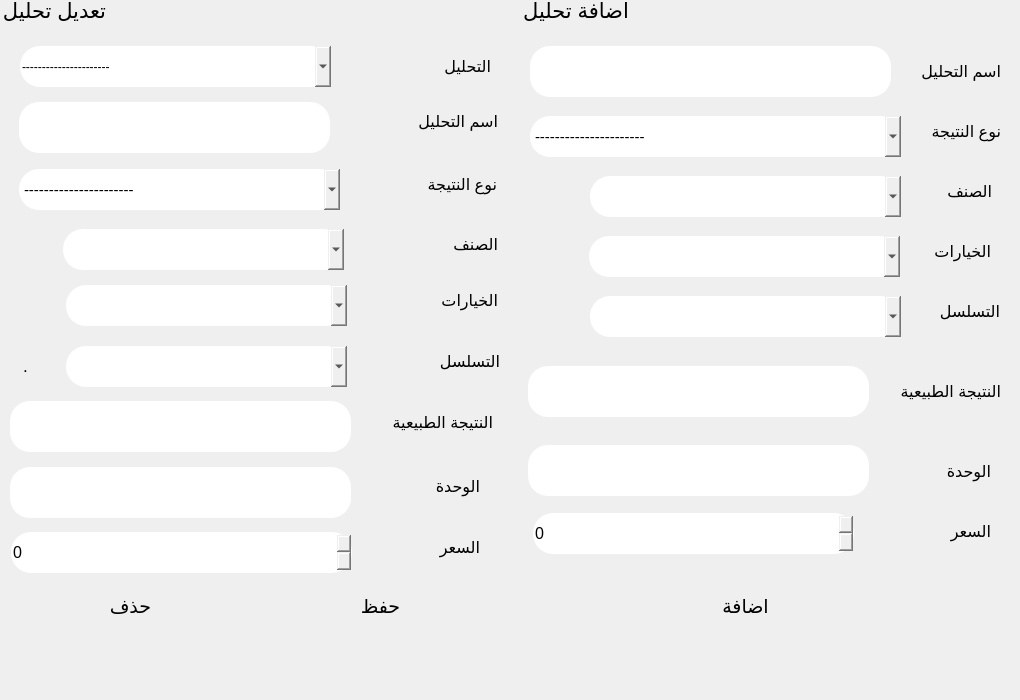
      <widget class="QWidget" name="tab_9">
       <attribute name="title">
        <string>اضافة تحليل</string>
       </attribute>
       <widget class="QGroupBox" name="groupBox_4">
        <property name="geometry">
         <rect>
          <x>520</x>
          <y>-4</y>
          <width>491</width>
          <height>671</height>
         </rect>
        </property>
        <property name="font">
         <font>
          <family>Segoe UI</family>
          <pointsize>16</pointsize>
          <weight>50</weight>
          <bold>false</bold>
         </font>
        </property>
        <property name="styleSheet">
         <string notr="true">border-radius:20px;</string>
        </property>
        <property name="title">
         <string>اضافة تحليل</string>
        </property>
        <property name="checkable">
         <bool>false</bool>
        </property>
        <widget class="QLabel" name="label_45">
         <property name="geometry">
          <rect>
           <x>380</x>
           <y>50</y>
           <width>101</width>
           <height>51</height>
          </rect>
         </property>
         <property name="font">
          <font>
           <family>Segoe UI</family>
           <pointsize>12</pointsize>
           <weight>50</weight>
           <bold>false</bold>
          </font>
         </property>
         <property name="text">
          <string>اسم التحليل</string>
         </property>
        </widget>
        <widget class="QLineEdit" name="lineEdit_28">
         <property name="geometry">
          <rect>
           <x>10</x>
           <y>50</y>
           <width>361</width>
           <height>51</height>
          </rect>
         </property>
         <property name="font">
          <font>
           <family>Segoe UI</family>
           <pointsize>11</pointsize>
          </font>
         </property>
        </widget>
        <widget class="QLabel" name="label_46">
         <property name="geometry">
          <rect>
           <x>350</x>
           <y>370</y>
           <width>131</width>
           <height>51</height>
          </rect>
         </property>
         <property name="font">
          <font>
           <family>Segoe UI</family>
           <pointsize>12</pointsize>
           <weight>50</weight>
           <bold>false</bold>
          </font>
         </property>
         <property name="text">
          <string>النتيجة الطبيعية</string>
         </property>
        </widget>
        <widget class="QLabel" name="label_48">
         <property name="geometry">
          <rect>
           <x>360</x>
           <y>510</y>
           <width>111</width>
           <height>51</height>
          </rect>
         </property>
         <property name="font">
          <font>
           <family>Segoe UI</family>
           <pointsize>12</pointsize>
           <weight>50</weight>
           <bold>false</bold>
          </font>
         </property>
         <property name="text">
          <string>السعر</string>
         </property>
        </widget>
        <widget class="QPushButton" name="pushButton_26">
         <property name="geometry">
          <rect>
           <x>40</x>
           <y>585</y>
           <width>371</width>
           <height>51</height>
          </rect>
         </property>
         <property name="font">
          <font>
           <family>Segoe UI</family>
           <pointsize>14</pointsize>
          </font>
         </property>
         <property name="cursor">
          <cursorShape>PointingHandCursor</cursorShape>
         </property>
         <property name="layoutDirection">
          <enum>Qt::LeftToRight</enum>
         </property>
         <property name="text">
          <string>اضافة</string>
         </property>
         <property name="icon">
          <iconset resource="icons.qrc">
           <normaloff>:/icons8-add-new-100.png</normaloff>:/icons8-add-new-100.png</iconset>
         </property>
         <property name="iconSize">
          <size>
           <width>53</width>
           <height>53</height>
          </size>
         </property>
        </widget>
        <widget class="QLabel" name="label_56">
         <property name="geometry">
          <rect>
           <x>390</x>
           <y>110</y>
           <width>91</width>
           <height>51</height>
          </rect>
         </property>
         <property name="font">
          <font>
           <family>Segoe UI</family>
           <pointsize>12</pointsize>
           <weight>50</weight>
           <bold>false</bold>
          </font>
         </property>
         <property name="text">
          <string>نوع النتيجة</string>
         </property>
        </widget>
        <widget class="QComboBox" name="comboBox_22">
         <property name="geometry">
          <rect>
           <x>10</x>
           <y>120</y>
           <width>371</width>
           <height>41</height>
          </rect>
         </property>
         <property name="font">
          <font>
           <family>Segoe UI</family>
           <pointsize>11</pointsize>
          </font>
         </property>
         <item>
          <property name="text">
           <string>----------------------</string>
          </property>
         </item>
         <item>
          <property name="text">
           <string>حقل كتابة</string>
          </property>
         </item>
         <item>
          <property name="text">
           <string>خيارات</string>
          </property>
         </item>
         <item>
          <property name="text">
           <string>خيارات مع تعديل</string>
          </property>
         </item>
         <item>
          <property name="text">
           <string>عدد</string>
          </property>
         </item>
        </widget>
        <widget class="QLabel" name="label_58">
         <property name="geometry">
          <rect>
           <x>361</x>
           <y>170</y>
           <width>111</width>
           <height>51</height>
          </rect>
         </property>
         <property name="font">
          <font>
           <family>Segoe UI</family>
           <pointsize>12</pointsize>
           <weight>50</weight>
           <bold>false</bold>
          </font>
         </property>
         <property name="text">
          <string>الصنف</string>
         </property>
        </widget>
        <widget class="QComboBox" name="comboBox_23">
         <property name="enabled">
          <bool>true</bool>
         </property>
         <property name="geometry">
          <rect>
           <x>70</x>
           <y>180</y>
           <width>311</width>
           <height>41</height>
          </rect>
         </property>
         <property name="font">
          <font>
           <family>Segoe UI</family>
           <pointsize>11</pointsize>
          </font>
         </property>
         <property name="editable">
          <bool>false</bool>
         </property>
        </widget>
        <widget class="QLabel" name="label_47">
         <property name="geometry">
          <rect>
           <x>370</x>
           <y>450</y>
           <width>101</width>
           <height>51</height>
          </rect>
         </property>
         <property name="font">
          <font>
           <family>Segoe UI</family>
           <pointsize>12</pointsize>
           <weight>50</weight>
           <bold>false</bold>
          </font>
         </property>
         <property name="text">
          <string>الوحدة</string>
         </property>
        </widget>
        <widget class="QSpinBox" name="spinBox_5">
         <property name="geometry">
          <rect>
           <x>13</x>
           <y>517</y>
           <width>321</width>
           <height>41</height>
          </rect>
         </property>
         <property name="font">
          <font>
           <family>Segoe UI</family>
           <pointsize>12</pointsize>
          </font>
         </property>
         <property name="styleSheet">
          <string notr="true">border-radius:20px</string>
         </property>
        </widget>
        <widget class="QLabel" name="label_61">
         <property name="geometry">
          <rect>
           <x>360</x>
           <y>230</y>
           <width>111</width>
           <height>51</height>
          </rect>
         </property>
         <property name="font">
          <font>
           <family>Segoe UI</family>
           <pointsize>12</pointsize>
           <weight>50</weight>
           <bold>false</bold>
          </font>
         </property>
         <property name="text">
          <string>الخيارات</string>
         </property>
        </widget>
        <widget class="QComboBox" name="comboBox_11">
         <property name="enabled">
          <bool>true</bool>
         </property>
         <property name="geometry">
          <rect>
           <x>69</x>
           <y>240</y>
           <width>311</width>
           <height>41</height>
          </rect>
         </property>
         <property name="font">
          <font>
           <family>Segoe UI</family>
           <pointsize>11</pointsize>
          </font>
         </property>
         <property name="editable">
          <bool>false</bool>
         </property>
        </widget>
        <widget class="QPushButton" name="pushButton_39">
         <property name="enabled">
          <bool>true</bool>
         </property>
         <property name="geometry">
          <rect>
           <x>3</x>
           <y>236</y>
           <width>51</width>
           <height>51</height>
          </rect>
         </property>
         <property name="font">
          <font>
           <family>Segoe UI</family>
           <pointsize>13</pointsize>
          </font>
         </property>
         <property name="cursor">
          <cursorShape>PointingHandCursor</cursorShape>
         </property>
         <property name="styleSheet">
          <string notr="true"/>
         </property>
         <property name="text">
          <string/>
         </property>
         <property name="icon">
          <iconset resource="icons.qrc">
           <normaloff>:/go-back-arrow.png</normaloff>:/go-back-arrow.png</iconset>
         </property>
         <property name="iconSize">
          <size>
           <width>30</width>
           <height>30</height>
          </size>
         </property>
        </widget>
        <widget class="QPushButton" name="pushButton_46">
         <property name="enabled">
          <bool>true</bool>
         </property>
         <property name="geometry">
          <rect>
           <x>3</x>
           <y>173</y>
           <width>51</width>
           <height>51</height>
          </rect>
         </property>
         <property name="font">
          <font>
           <family>Segoe UI</family>
           <pointsize>13</pointsize>
          </font>
         </property>
         <property name="cursor">
          <cursorShape>PointingHandCursor</cursorShape>
         </property>
         <property name="styleSheet">
          <string notr="true"/>
         </property>
         <property name="text">
          <string/>
         </property>
         <property name="icon">
          <iconset resource="icons.qrc">
           <normaloff>:/go-back-arrow.png</normaloff>:/go-back-arrow.png</iconset>
         </property>
         <property name="iconSize">
          <size>
           <width>30</width>
           <height>30</height>
          </size>
         </property>
        </widget>
        <widget class="QLineEdit" name="lineEdit_40">
         <property name="geometry">
          <rect>
           <x>8</x>
           <y>370</y>
           <width>341</width>
           <height>51</height>
          </rect>
         </property>
         <property name="font">
          <font>
           <family>Segoe UI</family>
           <pointsize>11</pointsize>
          </font>
         </property>
         <property name="styleSheet">
          <string notr="true">border-radius:20px;</string>
         </property>
        </widget>
        <widget class="QLineEdit" name="lineEdit_48">
         <property name="geometry">
          <rect>
           <x>8</x>
           <y>449</y>
           <width>341</width>
           <height>51</height>
          </rect>
         </property>
         <property name="font">
          <font>
           <family>Segoe UI</family>
           <pointsize>11</pointsize>
          </font>
         </property>
         <property name="styleSheet">
          <string notr="true">border-radius:20px;</string>
         </property>
        </widget>
        <widget class="QComboBox" name="comboBox_29">
         <property name="geometry">
          <rect>
           <x>70</x>
           <y>300</y>
           <width>311</width>
           <height>41</height>
          </rect>
         </property>
         <property name="font">
          <font>
           <family>Segoe UI</family>
           <pointsize>11</pointsize>
          </font>
         </property>
        </widget>
        <widget class="QLabel" name="label_90">
         <property name="geometry">
          <rect>
           <x>389</x>
           <y>290</y>
           <width>91</width>
           <height>51</height>
          </rect>
         </property>
         <property name="font">
          <font>
           <family>Segoe UI</family>
           <pointsize>12</pointsize>
           <weight>50</weight>
           <bold>false</bold>
          </font>
         </property>
         <property name="text">
          <string>التسلسل</string>
         </property>
        </widget>
        <widget class="QPushButton" name="pushButton_41">
         <property name="enabled">
          <bool>true</bool>
         </property>
         <property name="geometry">
          <rect>
           <x>3</x>
           <y>295</y>
           <width>51</width>
           <height>51</height>
          </rect>
         </property>
         <property name="font">
          <font>
           <family>Segoe UI</family>
           <pointsize>13</pointsize>
          </font>
         </property>
         <property name="cursor">
          <cursorShape>PointingHandCursor</cursorShape>
         </property>
         <property name="styleSheet">
          <string notr="true"/>
         </property>
         <property name="text">
          <string/>
         </property>
         <property name="icon">
          <iconset resource="icons.qrc">
           <normaloff>:/go-back-arrow.png</normaloff>:/go-back-arrow.png</iconset>
         </property>
         <property name="iconSize">
          <size>
           <width>30</width>
           <height>30</height>
          </size>
         </property>
        </widget>
       </widget>
       <widget class="QGroupBox" name="groupBox_9">
        <property name="geometry">
         <rect>
          <x>0</x>
          <y>-4</y>
          <width>501</width>
          <height>691</height>
         </rect>
        </property>
        <property name="font">
         <font>
          <family>Segoe UI</family>
          <pointsize>16</pointsize>
         </font>
        </property>
        <property name="styleSheet">
         <string notr="true">border-radius:20px;</string>
        </property>
        <property name="title">
         <string>تعديل تحليل</string>
        </property>
        <widget class="QComboBox" name="comboBox_21">
         <property name="geometry">
          <rect>
           <x>20</x>
           <y>50</y>
           <width>311</width>
           <height>41</height>
          </rect>
         </property>
         <property name="font">
          <font>
           <family>Segoe UI</family>
           <pointsize>11</pointsize>
          </font>
         </property>
         <property name="editable">
          <bool>true</bool>
         </property>
         <item>
          <property name="text">
           <string>----------------------</string>
          </property>
         </item>
        </widget>
        <widget class="QPushButton" name="pushButton_27">
         <property name="geometry">
          <rect>
           <x>280</x>
           <y>585</y>
           <width>201</width>
           <height>51</height>
          </rect>
         </property>
         <property name="font">
          <font>
           <family>Segoe UI</family>
           <pointsize>14</pointsize>
          </font>
         </property>
         <property name="cursor">
          <cursorShape>PointingHandCursor</cursorShape>
         </property>
         <property name="text">
          <string>حفظ</string>
         </property>
        </widget>
        <widget class="QPushButton" name="pushButton_28">
         <property name="geometry">
          <rect>
           <x>30</x>
           <y>585</y>
           <width>201</width>
           <height>51</height>
          </rect>
         </property>
         <property name="font">
          <font>
           <family>Segoe UI</family>
           <pointsize>14</pointsize>
          </font>
         </property>
         <property name="cursor">
          <cursorShape>PointingHandCursor</cursorShape>
         </property>
         <property name="layoutDirection">
          <enum>Qt::LeftToRight</enum>
         </property>
         <property name="styleSheet">
          <string notr="true"/>
         </property>
         <property name="text">
          <string>حذف</string>
         </property>
         <property name="icon">
          <iconset resource="icons.qrc">
           <normaloff>:/icons8-delete-bin-100.png</normaloff>:/icons8-delete-bin-100.png</iconset>
         </property>
         <property name="iconSize">
          <size>
           <width>53</width>
           <height>53</height>
          </size>
         </property>
        </widget>
        <widget class="QLabel" name="label_49">
         <property name="geometry">
          <rect>
           <x>399</x>
           <y>465</y>
           <width>81</width>
           <height>51</height>
          </rect>
         </property>
         <property name="font">
          <font>
           <family>Segoe UI</family>
           <pointsize>12</pointsize>
           <weight>50</weight>
           <bold>false</bold>
          </font>
         </property>
         <property name="text">
          <string>الوحدة</string>
         </property>
        </widget>
        <widget class="QLabel" name="label_50">
         <property name="geometry">
          <rect>
           <x>409</x>
           <y>526</y>
           <width>71</width>
           <height>51</height>
          </rect>
         </property>
         <property name="font">
          <font>
           <family>Segoe UI</family>
           <pointsize>12</pointsize>
           <weight>50</weight>
           <bold>false</bold>
          </font>
         </property>
         <property name="text">
          <string>السعر</string>
         </property>
        </widget>
        <widget class="QComboBox" name="comboBox_31">
         <property name="enabled">
          <bool>true</bool>
         </property>
         <property name="geometry">
          <rect>
           <x>66</x>
           <y>289</y>
           <width>281</width>
           <height>41</height>
          </rect>
         </property>
         <property name="font">
          <font>
           <family>Segoe UI</family>
           <pointsize>11</pointsize>
          </font>
         </property>
         <property name="editable">
          <bool>false</bool>
         </property>
        </widget>
        <widget class="QLabel" name="label_57">
         <property name="geometry">
          <rect>
           <x>406</x>
           <y>163</y>
           <width>91</width>
           <height>51</height>
          </rect>
         </property>
         <property name="font">
          <font>
           <family>Segoe UI</family>
           <pointsize>12</pointsize>
           <weight>50</weight>
           <bold>false</bold>
          </font>
         </property>
         <property name="text">
          <string>نوع النتيجة</string>
         </property>
        </widget>
        <widget class="QLabel" name="label_51">
         <property name="geometry">
          <rect>
           <x>362</x>
           <y>401</y>
           <width>131</width>
           <height>51</height>
          </rect>
         </property>
         <property name="font">
          <font>
           <family>Segoe UI</family>
           <pointsize>12</pointsize>
           <weight>50</weight>
           <bold>false</bold>
          </font>
         </property>
         <property name="text">
          <string>النتيجة الطبيعية</string>
         </property>
        </widget>
        <widget class="QLabel" name="label_59">
         <property name="geometry">
          <rect>
           <x>407</x>
           <y>223</y>
           <width>91</width>
           <height>51</height>
          </rect>
         </property>
         <property name="font">
          <font>
           <family>Segoe UI</family>
           <pointsize>12</pointsize>
           <weight>50</weight>
           <bold>false</bold>
          </font>
         </property>
         <property name="text">
          <string>الصنف</string>
         </property>
        </widget>
        <widget class="QLabel" name="label_52">
         <property name="geometry">
          <rect>
           <x>397</x>
           <y>100</y>
           <width>101</width>
           <height>51</height>
          </rect>
         </property>
         <property name="font">
          <font>
           <family>Segoe UI</family>
           <pointsize>12</pointsize>
           <weight>50</weight>
           <bold>false</bold>
          </font>
         </property>
         <property name="text">
          <string>اسم التحليل</string>
         </property>
        </widget>
        <widget class="QLineEdit" name="lineEdit_29">
         <property name="geometry">
          <rect>
           <x>19</x>
           <y>106</y>
           <width>311</width>
           <height>51</height>
          </rect>
         </property>
         <property name="font">
          <font>
           <family>Segoe UI</family>
           <pointsize>13</pointsize>
          </font>
         </property>
        </widget>
        <widget class="QLabel" name="label_62">
         <property name="geometry">
          <rect>
           <x>417</x>
           <y>279</y>
           <width>81</width>
           <height>51</height>
          </rect>
         </property>
         <property name="font">
          <font>
           <family>Segoe UI</family>
           <pointsize>12</pointsize>
           <weight>50</weight>
           <bold>false</bold>
          </font>
         </property>
         <property name="text">
          <string>الخيارات</string>
         </property>
        </widget>
        <widget class="QSpinBox" name="spinBox_6">
         <property name="geometry">
          <rect>
           <x>11</x>
           <y>536</y>
           <width>341</width>
           <height>41</height>
          </rect>
         </property>
         <property name="font">
          <font>
           <family>Segoe UI</family>
           <pointsize>12</pointsize>
          </font>
         </property>
         <property name="styleSheet">
          <string notr="true">border-radius:20px</string>
         </property>
         <property name="wrapping">
          <bool>false</bool>
         </property>
         <property name="showGroupSeparator" stdset="0">
          <bool>false</bool>
         </property>
        </widget>
        <widget class="QComboBox" name="comboBox_25">
         <property name="geometry">
          <rect>
           <x>19</x>
           <y>173</y>
           <width>321</width>
           <height>41</height>
          </rect>
         </property>
         <property name="font">
          <font>
           <family>Segoe UI</family>
           <pointsize>11</pointsize>
          </font>
         </property>
         <item>
          <property name="text">
           <string>----------------------</string>
          </property>
         </item>
         <item>
          <property name="text">
           <string>حقل كتابة</string>
          </property>
         </item>
         <item>
          <property name="text">
           <string>خيارات</string>
          </property>
         </item>
         <item>
          <property name="text">
           <string>خيارات مع تعديل</string>
          </property>
         </item>
         <item>
          <property name="text">
           <string>عدد</string>
          </property>
         </item>
        </widget>
        <widget class="QComboBox" name="comboBox_26">
         <property name="enabled">
          <bool>true</bool>
         </property>
         <property name="geometry">
          <rect>
           <x>63</x>
           <y>233</y>
           <width>281</width>
           <height>41</height>
          </rect>
         </property>
         <property name="font">
          <font>
           <family>Segoe UI</family>
           <pointsize>11</pointsize>
          </font>
         </property>
         <property name="editable">
          <bool>false</bool>
         </property>
        </widget>
        <widget class="QPushButton" name="pushButton_40">
         <property name="enabled">
          <bool>true</bool>
         </property>
         <property name="geometry">
          <rect>
           <x>2</x>
           <y>283</y>
           <width>51</width>
           <height>51</height>
          </rect>
         </property>
         <property name="font">
          <font>
           <family>Segoe UI</family>
           <pointsize>1</pointsize>
          </font>
         </property>
         <property name="cursor">
          <cursorShape>PointingHandCursor</cursorShape>
         </property>
         <property name="styleSheet">
          <string notr="true"/>
         </property>
         <property name="text">
          <string>.</string>
         </property>
         <property name="icon">
          <iconset resource="icons.qrc">
           <normaloff>:/go-back-arrow.png</normaloff>:/go-back-arrow.png</iconset>
         </property>
         <property name="iconSize">
          <size>
           <width>30</width>
           <height>30</height>
          </size>
         </property>
        </widget>
        <widget class="QLabel" name="label_71">
         <property name="geometry">
          <rect>
           <x>420</x>
           <y>45</y>
           <width>71</width>
           <height>51</height>
          </rect>
         </property>
         <property name="font">
          <font>
           <family>Segoe UI</family>
           <pointsize>12</pointsize>
           <weight>50</weight>
           <bold>false</bold>
          </font>
         </property>
         <property name="text">
          <string>التحليل</string>
         </property>
        </widget>
        <widget class="QPushButton" name="pushButton_45">
         <property name="enabled">
          <bool>true</bool>
         </property>
         <property name="geometry">
          <rect>
           <x>2</x>
           <y>227</y>
           <width>51</width>
           <height>51</height>
          </rect>
         </property>
         <property name="font">
          <font>
           <family>Segoe UI</family>
           <pointsize>13</pointsize>
          </font>
         </property>
         <property name="cursor">
          <cursorShape>PointingHandCursor</cursorShape>
         </property>
         <property name="styleSheet">
          <string notr="true"/>
         </property>
         <property name="text">
          <string/>
         </property>
         <property name="icon">
          <iconset resource="icons.qrc">
           <normaloff>:/go-back-arrow.png</normaloff>:/go-back-arrow.png</iconset>
         </property>
         <property name="iconSize">
          <size>
           <width>30</width>
           <height>30</height>
          </size>
         </property>
        </widget>
        <widget class="QLineEdit" name="lineEdit_38">
         <property name="geometry">
          <rect>
           <x>10</x>
           <y>471</y>
           <width>341</width>
           <height>51</height>
          </rect>
         </property>
         <property name="font">
          <font>
           <family>Segoe UI</family>
           <pointsize>11</pointsize>
          </font>
         </property>
        </widget>
        <widget class="QLineEdit" name="lineEdit_39">
         <property name="geometry">
          <rect>
           <x>10</x>
           <y>405</y>
           <width>341</width>
           <height>51</height>
          </rect>
         </property>
         <property name="font">
          <font>
           <family>Segoe UI</family>
           <pointsize>11</pointsize>
          </font>
         </property>
        </widget>
        <widget class="QComboBox" name="comboBox_30">
         <property name="geometry">
          <rect>
           <x>66</x>
           <y>350</y>
           <width>281</width>
           <height>41</height>
          </rect>
         </property>
         <property name="font">
          <font>
           <family>Segoe UI</family>
           <pointsize>11</pointsize>
          </font>
         </property>
        </widget>
        <widget class="QLabel" name="label_91">
         <property name="geometry">
          <rect>
           <x>409</x>
           <y>340</y>
           <width>91</width>
           <height>51</height>
          </rect>
         </property>
         <property name="font">
          <font>
           <family>Segoe UI</family>
           <pointsize>12</pointsize>
           <weight>50</weight>
           <bold>false</bold>
          </font>
         </property>
         <property name="text">
          <string>التسلسل</string>
         </property>
        </widget>
        <widget class="QPushButton" name="pushButton_50">
         <property name="enabled">
          <bool>true</bool>
         </property>
         <property name="geometry">
          <rect>
           <x>0</x>
           <y>344</y>
           <width>51</width>
           <height>51</height>
          </rect>
         </property>
         <property name="font">
          <font>
           <family>Segoe UI</family>
           <pointsize>13</pointsize>
          </font>
         </property>
         <property name="cursor">
          <cursorShape>PointingHandCursor</cursorShape>
         </property>
         <property name="styleSheet">
          <string notr="true"/>
         </property>
         <property name="text">
          <string>.</string>
         </property>
         <property name="icon">
          <iconset resource="icons.qrc">
           <normaloff>:/go-back-arrow.png</normaloff>:/go-back-arrow.png</iconset>
         </property>
         <property name="iconSize">
          <size>
           <width>30</width>
           <height>30</height>
          </size>
         </property>
        </widget>
       </widget>
      </widget>
